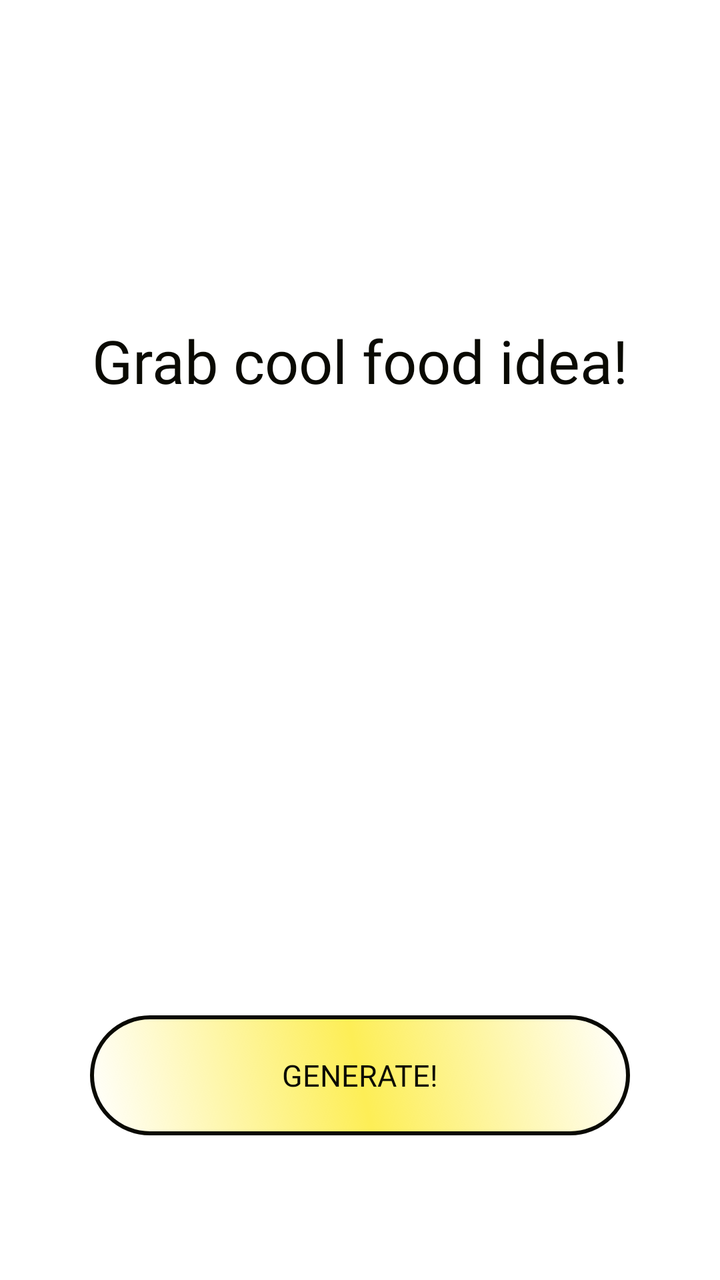
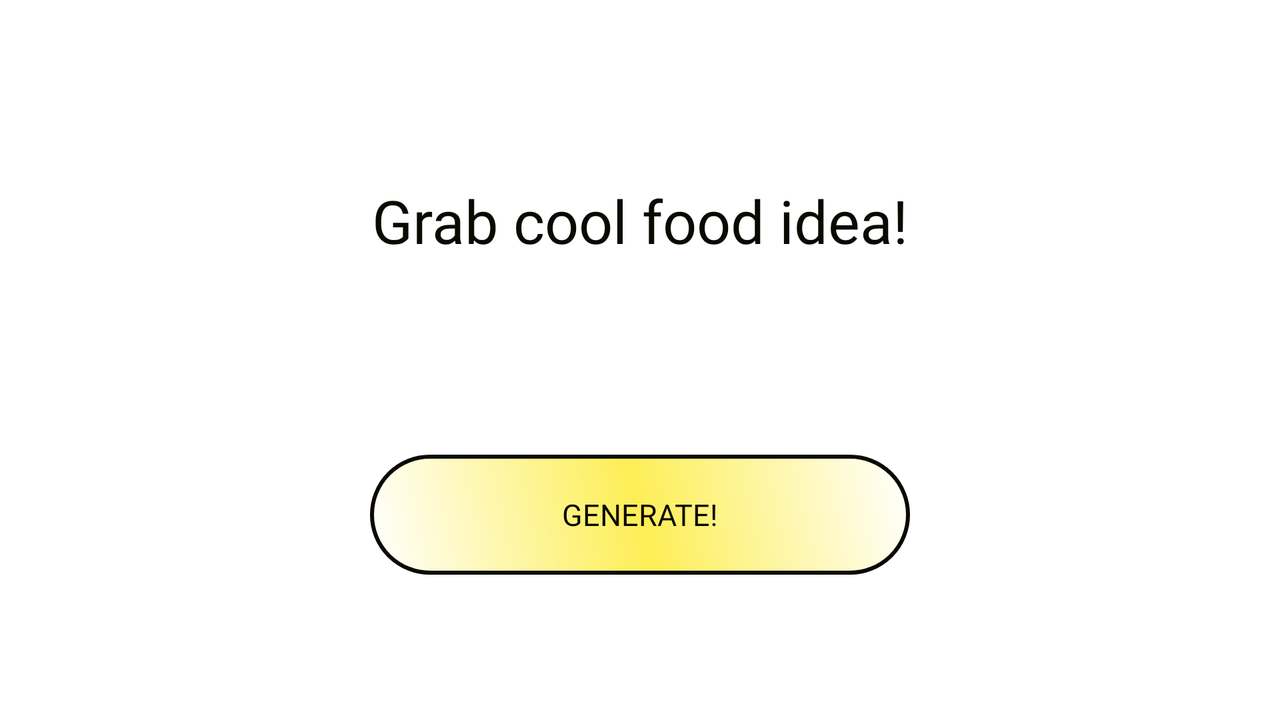

Compare how this app lays out the same screen by default and in its alternative resource folder. The renders come first, then the two layout files and the values they reference.
<!-- AndroidManifest.xml: application theme AppTheme -->
<!-- res/layout/fragment_home.xml -->
<layout
    xmlns:android="http://schemas.android.com/apk/res/android"
    xmlns:app="http://schemas.android.com/apk/res-auto"
    xmlns:tools="http://schemas.android.com/tools">

    <data>
        <variable
            name="homeViewModel"
            type="vaida.dryzaite.foodmood.ui.homePage.HomeViewModel" />
    </data>

    <androidx.constraintlayout.widget.ConstraintLayout
        android:id="@+id/home_fragment"
        android:layout_width="match_parent"
        android:layout_height="match_parent"
        android:background="@color/colorPrimary"
        tools:context=".ui.homePage.HomeFragment">

        <TextView
            android:id="@+id/generate_random_meal_text"
            android:layout_width="wrap_content"
            android:layout_height="wrap_content"
            android:fontFamily="@font/dosis_regular"
            android:text="@string/grab_idea_textView"
            android:textSize="@dimen/generate_random_meal_text_size"
            app:layout_constraintEnd_toEndOf="@id/vertical_guideline_right"
            app:layout_constraintStart_toStartOf="@id/vertical_guideline_left"
            app:layout_constraintTop_toTopOf="@id/horizontal_guideline_top" />

        <Button
            android:id="@+id/random_Button"
            android:layout_width="wrap_content"
            android:layout_height="wrap_content"
            android:background="@drawable/rounded_button"
            android:fontFamily="@font/robotomono_bold"
            android:text="@string/random_button"
            android:textSize="@dimen/button_text_size"
            app:layout_constraintBottom_toTopOf="@id/horizontal_guideline_bottom_nav"
            app:layout_constraintEnd_toEndOf="parent"
            app:layout_constraintStart_toStartOf="parent"
            app:layout_constraintTop_toBottomOf="@id/horizontal_guideline_bottom"
            android:clickable="true"
            android:onClick="@{() -> homeViewModel.onGenerateButtonClick()}"

        />

        <androidx.constraintlayout.widget.Guideline
            android:id="@+id/horizontal_guideline_bottom_nav"
            android:layout_width="wrap_content"
            android:layout_height="wrap_content"
            android:orientation="horizontal"
            app:layout_constraintGuide_percent="0.93" />

        <androidx.constraintlayout.widget.Guideline
            android:id="@+id/horizontal_guideline_bottom"
            android:layout_width="wrap_content"
            android:layout_height="wrap_content"
            android:orientation="horizontal"
            app:layout_constraintGuide_percent="0.75" />

        <androidx.constraintlayout.widget.Guideline
            android:id="@+id/vertical_guideline"
            android:layout_width="wrap_content"
            android:layout_height="wrap_content"
            android:orientation="vertical"
            app:layout_constraintGuide_percent="0.5" />

        <androidx.constraintlayout.widget.Guideline
            android:id="@+id/horizontal_guideline_top"
            android:layout_width="wrap_content"
            android:layout_height="wrap_content"
            android:orientation="horizontal"
            app:layout_constraintGuide_percent="0.25" />

        <androidx.constraintlayout.widget.Guideline
            android:id="@+id/horizontal_guideline_middle"
            android:layout_width="wrap_content"
            android:layout_height="wrap_content"
            android:orientation="horizontal"
            app:layout_constraintGuide_percent="0.5" />

        <androidx.constraintlayout.widget.Guideline
            android:id="@+id/vertical_guideline_left"
            android:layout_width="wrap_content"
            android:layout_height="wrap_content"
            android:orientation="vertical"
            app:layout_constraintGuide_percent="0.1" />

        <androidx.constraintlayout.widget.Guideline
            android:id="@+id/vertical_guideline_right"
            android:layout_width="wrap_content"
            android:layout_height="wrap_content"
            android:orientation="vertical"
            app:layout_constraintGuide_percent="0.9" />

    </androidx.constraintlayout.widget.ConstraintLayout>
</layout>
<!-- resources referenced by this layout -->
<resources>
  <color name="colorPrimary">#FFFFFF</color>
  <dimen name="button_text_size">15sp</dimen>
  <dimen name="generate_random_meal_text_size">30sp</dimen>
  <!-- drawable rounded_button (drawable) -->
  <?xml version="1.0" encoding="utf-8"?>
  <shape xmlns:android="http://schemas.android.com/apk/res/android"
      android:shape="rectangle" >
  
      <corners
          android:bottomLeftRadius="@dimen/button_corner_radius"
          android:bottomRightRadius="@dimen/button_corner_radius"
          android:topLeftRadius="@dimen/button_corner_radius"
          android:topRightRadius="@dimen/button_corner_radius" />
  
  
  
      <gradient android:startColor="@color/colorAccentDark"
          android:centerColor="@color/colorAccent"
          android:endColor="@color/colorSecondary"
          android:type="linear"
          android:angle="45"/>
  
      <size
          android:height="@dimen/button_height"
          android:width="@dimen/button_width" />
  
      <stroke
          android:width="@dimen/button_stroke_width"
          android:color="@color/Text" />
  </shape>
  <string name="grab_idea_textView">Grab cool food idea!</string>
  <string name="random_button">generate!</string>
  <style name="AppTheme" parent="Theme.MaterialComponents.DayNight.NoActionBar.Bridge">
          
          <item name="colorPrimary">@color/colorPrimary</item>
          <item name="colorPrimaryDark">@color/colorPrimaryDark</item>
          <item name="colorAccent">@color/colorSecondaryDark</item>
          <item name="android:textColor">@color/Text</item>
          <item name="android:statusBarColor">@color/colorPrimary</item>
          <item name="android:windowLightStatusBar">true</item>
  
      </style>
  <dimen name="button_corner_radius">30dp</dimen>
  <color name="colorAccent">#FDEE56</color>
  <dimen name="button_height">60dp</dimen>
  <dimen name="button_width">270dp</dimen>
  <dimen name="button_stroke_width">2dp</dimen>
  <color name="Text">#0A0A03</color>
  <color name="colorPrimaryDark">#F6F7F9</color>
  <color name="colorSecondaryDark">#7F9031</color>
</resources>
<!-- res/layout-land/fragment_home.xml (the repository's variant of the layout above) -->
<!-- drawn on the phone turned sideways -->
<androidx.coordinatorlayout.widget.CoordinatorLayout xmlns:app="http://schemas.android.com/apk/res-auto"
    xmlns:tools="http://schemas.android.com/tools"
    android:layout_width="match_parent"
    android:layout_height="match_parent"
    xmlns:android="http://schemas.android.com/apk/res/android"
    android:id="@+id/home_fragment">

    <androidx.constraintlayout.widget.ConstraintLayout
        android:id="@+id/activity_main_layout"
        android:layout_width="match_parent"
        android:layout_height="match_parent"
        android:background="@color/colorPrimary"
        tools:context=".ui.homePage.HomeFragment">


            
        <TextView
            android:id="@+id/generateRandomMealText"
            android:layout_width="wrap_content"
            android:layout_height="wrap_content"
            android:fontFamily="@font/dosis_medium"
            android:text="@string/grab_idea_textView"
            android:textSize="@dimen/generate_random_meal_text_size"
            app:layout_constraintEnd_toEndOf="@id/verticalGuidelineRight"
            app:layout_constraintStart_toStartOf="@id/verticalGuidelineLeft"
            app:layout_constraintTop_toTopOf="@id/horizontalGuidelineTop" />

        <Button
            android:id="@+id/random_Button"
            android:layout_width="wrap_content"
            android:layout_height="wrap_content"
            android:background="@drawable/rounded_button"
            android:text="@string/random_button"
            android:fontFamily="@font/robotomono_bold"
            android:textSize="@dimen/button_text_size"
            app:layout_constraintEnd_toEndOf="parent"
            app:layout_constraintStart_toStartOf="parent"
            app:layout_constraintTop_toBottomOf="@id/horizontalGuidelineMiddle"
            app:layout_constraintBottom_toTopOf="@id/horizontalGuidelineBottomNav"/>

        <androidx.constraintlayout.widget.Guideline
            android:id="@+id/horizontalGuidelineBottomNav"
            android:layout_width="wrap_content"
            android:layout_height="wrap_content"
            android:orientation="horizontal"
            app:layout_constraintGuide_percent="0.93" />

        <androidx.constraintlayout.widget.Guideline
            android:id="@+id/horizontalGuidelineBottom"
            android:layout_width="wrap_content"
            android:layout_height="wrap_content"
            android:orientation="horizontal"
            app:layout_constraintGuide_percent="0.75" />

        <androidx.constraintlayout.widget.Guideline
            android:id="@+id/verticalGuideline"
            android:layout_width="wrap_content"
            android:layout_height="wrap_content"
            android:orientation="vertical"
            app:layout_constraintGuide_percent="0.5" />

        <androidx.constraintlayout.widget.Guideline
            android:id="@+id/horizontalGuidelineTop"
            android:layout_width="wrap_content"
            android:layout_height="wrap_content"
            android:orientation="horizontal"
            app:layout_constraintGuide_percent="0.25" />

        <androidx.constraintlayout.widget.Guideline
            android:id="@+id/horizontalGuidelineMiddle"
            android:layout_width="wrap_content"
            android:layout_height="wrap_content"
            android:orientation="horizontal"
            app:layout_constraintGuide_percent="0.5" />

        <androidx.constraintlayout.widget.Guideline
            android:id="@+id/verticalGuidelineLeft"
            android:layout_width="wrap_content"
            android:layout_height="wrap_content"
            android:orientation="vertical"
            app:layout_constraintGuide_percent="0.1" />

        <androidx.constraintlayout.widget.Guideline
            android:id="@+id/verticalGuidelineRight"
            android:layout_width="wrap_content"
            android:layout_height="wrap_content"
            android:orientation="vertical"
            app:layout_constraintGuide_percent="0.9" />

    </androidx.constraintlayout.widget.ConstraintLayout>
</androidx.coordinatorlayout.widget.CoordinatorLayout>
